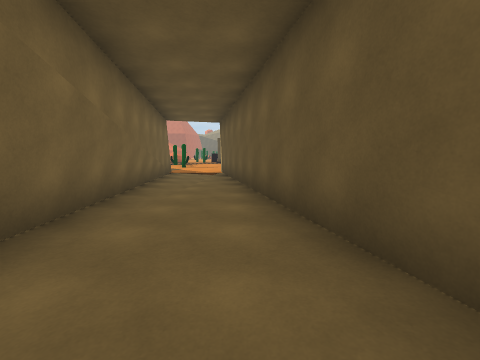
View 1 (above)

24 first-person views from a walk through a scene from a Unity 3-D project. The camera is 1.4 m above the floor, tilts 6° down and sees 90° across. The floor is counted in squares, 2 m on a side. Each view is taken from the middle of a square. On the plan, view 1 faces up. The plan holds only what a view shows up to about 9 squares ahead; the rest is blank. The place goes on beyond the plan. Some animated figures are left out. Some surface patterns are stand-ins.

View 2
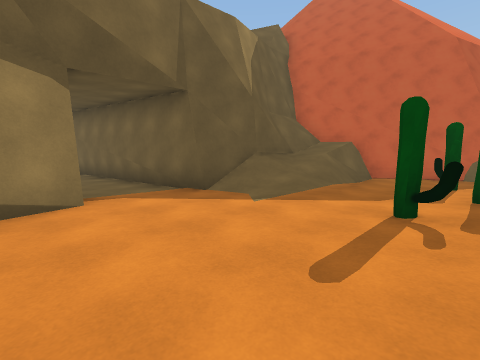

View 3
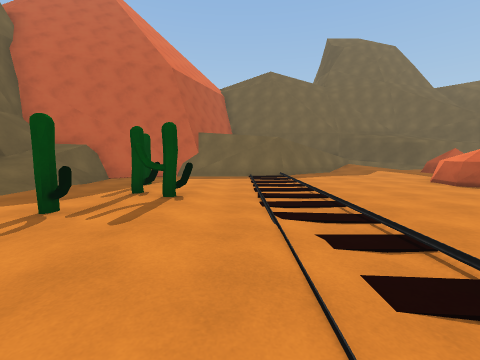

View 4
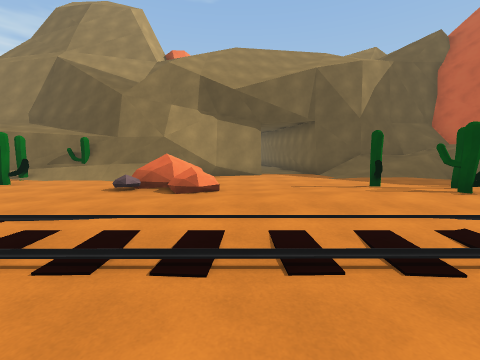

View 5
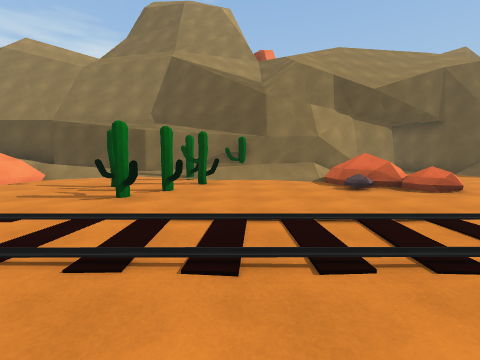

View 6
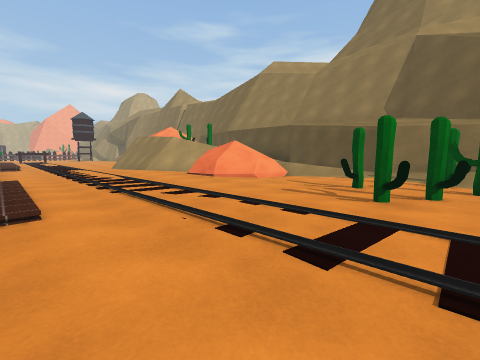

View 7
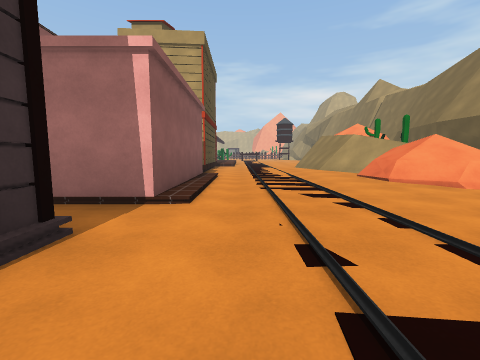

View 8
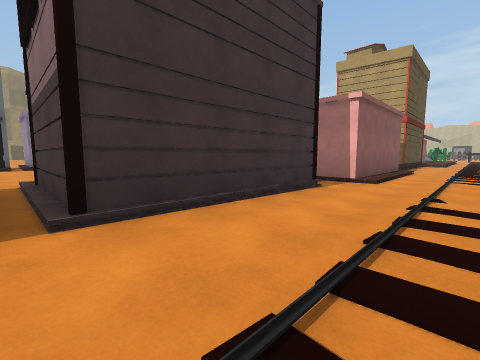

View 9
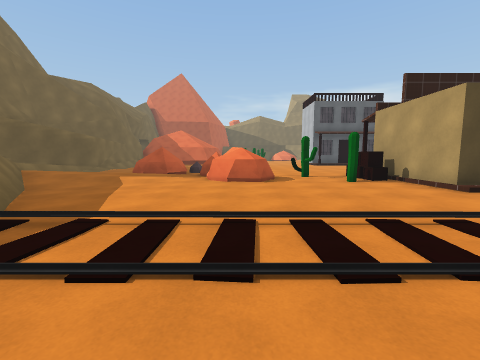

View 10
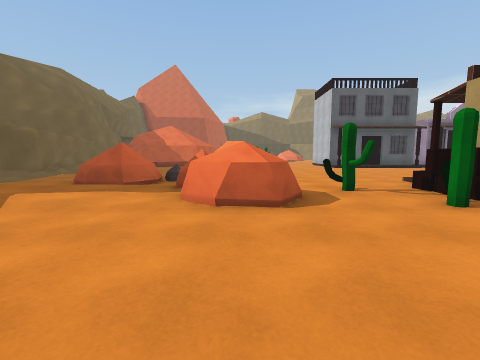

View 11
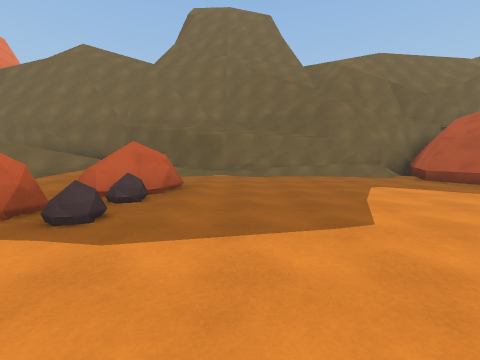

View 12
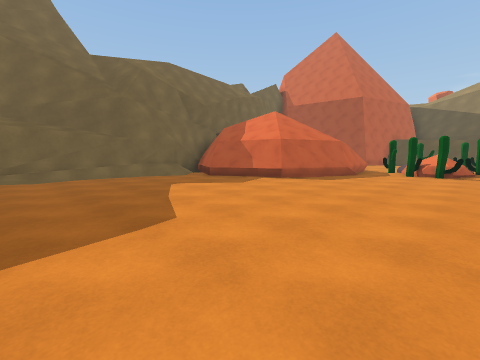

View 13
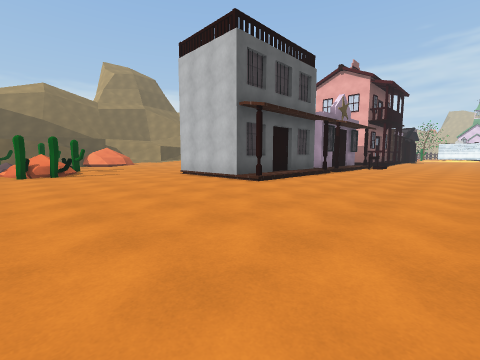

View 14
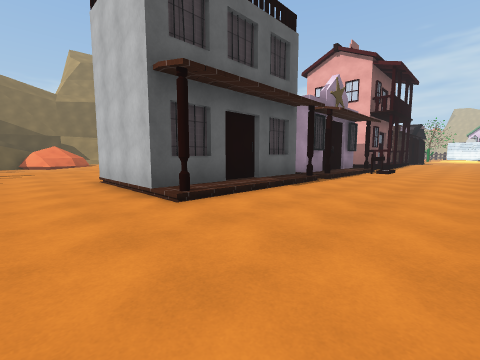

View 15
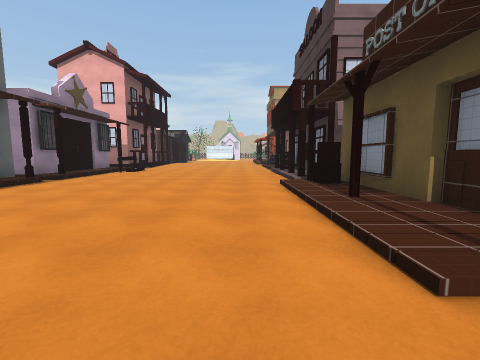

View 16
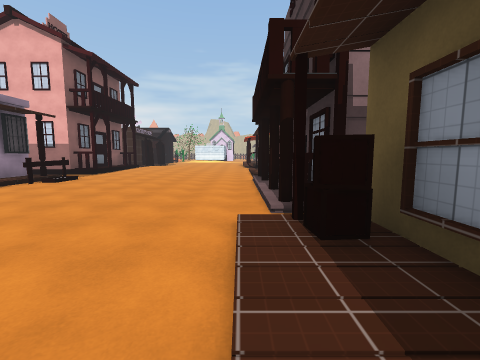

View 17
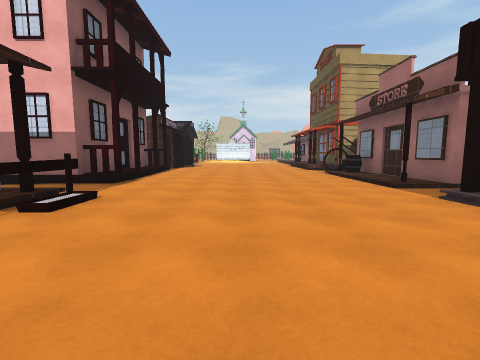

View 18
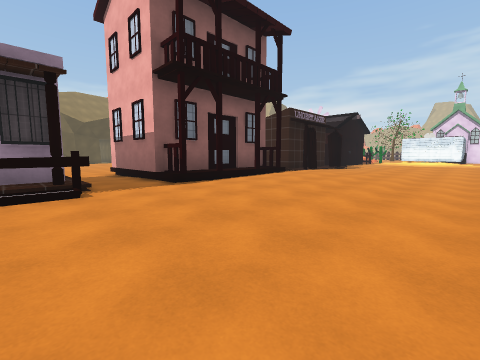

View 19
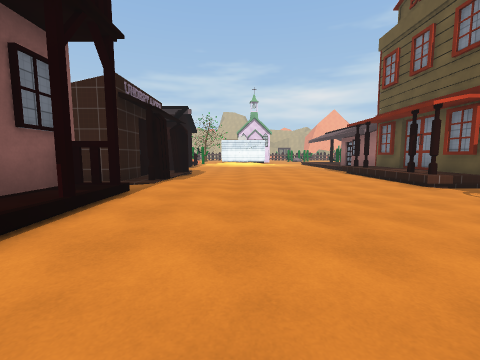

View 20
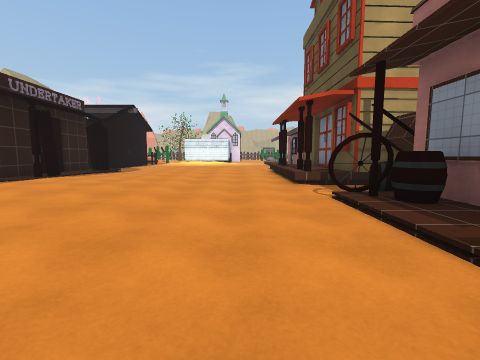

View 21
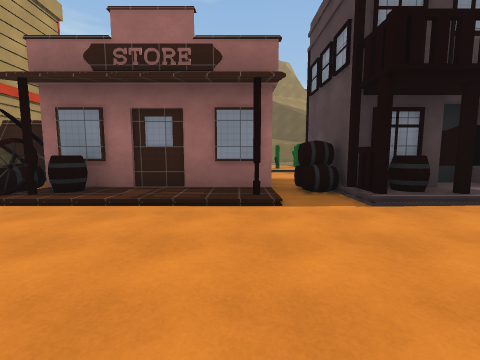

View 22
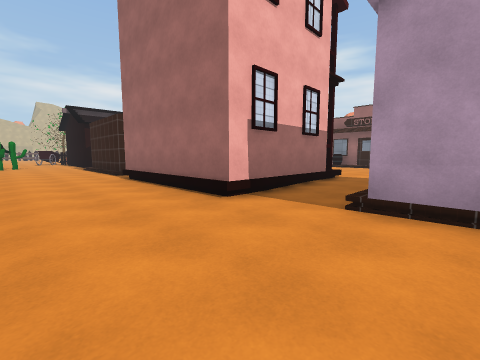

View 23
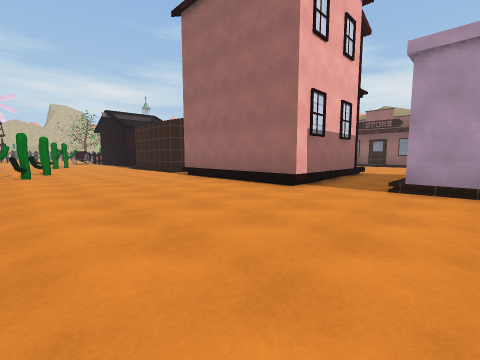

View 24
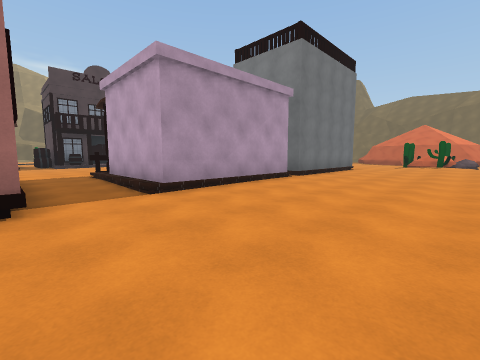

### Floor plan
Key: @ floor where view 1 was taken; # wall or solid block; x gap in a wall; . main floor; : floor 0.25 m higher than the main floor; + floor 0.5 m higher than the main floor; * floor 2 m higher than the main floor; / step, stairs or slope; = window, fence, low wall or low ledge; ^ raised ledge.
Columns run from 13 left of view 1 to 19 right of it. Each row starts with its distance up from view 1.
 39                     .........##.
 38            :::.................#
 37          #::::..................
 36       .#=/::....................
 35      #.##.... .................
 34      #=.....#########..#####.##
 33     ##......#   ##  ##.#     #
 32 #####.......#   ##   #.#     #
 31 #/.=........##########.##### ####
 30 #/..............##..##.##/##:#//#
 29 #/.....................:::::::...
 28 #/.....................::::::..::
 27 #/........................:::::::
 26 #/.............................::
 25 #/../..........................::
 24 ##./#==....//////............////
 23 #= /=/=..../:/:#x##:^#.:::^../++#
 22 # ///:^^^#######/#####.#####.####
 21  =///..^..#.#   /### #.#######
 20  ##......../#   /#####.####
 19   ##......./ /  /......::::/....
 18    ##...........................
 17     #.........................
 16     #......:::.............:::
 15     #....#:::.......#....::::
 14     #..#..#...==...#.#../==/#
 13     #/........=#/..#....=*  #
 12     ##////.....=///#////x
 11     ##/////....#########
 10      #=####./###        #####
  9      #    #./#
  8           #./#
  7           #./#
  6           #./##
  5           #...#
  4           ##..#
  3            #..#
  2            #..#
  1             ..#
  0              @

Where each view was taken, in squares from view 1:
view 1: 0 up, 0 right, facing up
view 2: 14 up, 0 right, facing down-left
view 3: 16 up, 0 right, facing left
view 4: 19 up, 0 right, facing down
view 5: 19 up, 5 right, facing down
view 6: 19 up, 6 right, facing down-right
view 7: 18 up, 6 right, facing right
view 8: 17 up, 3 right, facing up-right
view 9: 15 up, 6 left, facing up
view 10: 18 up, 6 left, facing up
view 11: 26 up, 4 left, facing left
view 12: 26 up, 4 left, facing up-left
view 13: 26 up, 6 left, facing up-right
view 14: 27 up, 3 left, facing up-right
view 15: 25 up, 3 left, facing right
view 16: 24 up, 0 right, facing right
view 17: 27 up, 4 right, facing right
view 18: 25 up, 7 right, facing up-right
view 19: 28 up, 10 right, facing right
view 20: 25 up, 10 right, facing right
view 21: 27 up, 10 right, facing down
view 22: 37 up, 7 right, facing down-right
view 23: 39 up, 7 right, facing down-right
view 24: 38 up, 10 right, facing down-left
